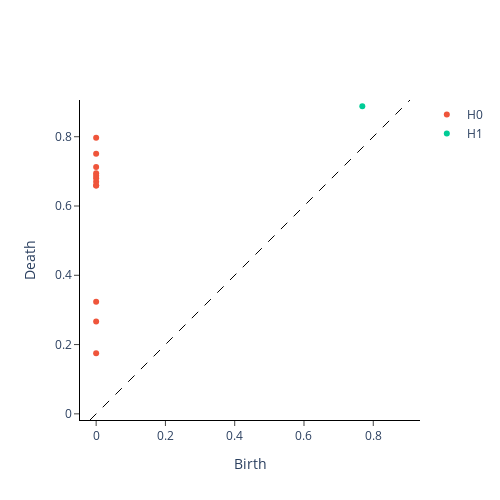

Notebook source saved alongside this figure:
### Code cell
cell_idxs = cell_properties.index[cell_properties[f'place_cell_flag_{session}']]
X = corr_dists[np.ix_(cell_idxs,cell_idxs)]
X_t = persistence.fit_transform_plot([X])[0]

### Figure 1 — Plotly figure (JSON) as saved in the notebook; plotly's stock layout.template omitted (floating-point values rounded to 4 significant figures)
{"data": [{"hoverinfo": "none", "line": {"color": "black", "dash": "dash", "width": 1}, "mode": "lines", "showlegend": false, "type": "scatter", "x": [-0.01777, 0.906], "y": [-0.01777, 0.906]}, {"hoverinfo": "text", "hovertext": ["(2.220446049250313e-16, 0.17458467185497284)", "(0.0, 0.26685580611228943)", "(0.0, 0.3235025107860565)", "(2.220446049250313e-16, 0.6592206954956055)", "(0.0, 0.6593079566955566)", "(0.0, 0.6703078150749207)", "(0.0, 0.6798263192176819)", "(2.220446049250313e-16, 0.6876394748687744)", "(0.0, 0.6944562792778015)", "(0.0, 0.7123986482620239)", "(0.0, 0.7511796951293945)", "(0.0, 0.7969849705696106)"], "mode": "markers", "name": "H0", "type": "scatter", "x": [2.22e-16, 0, 0, 2.22e-16, 0, 0, 0, 2.22e-16, 0, 0, 0, 0], "y": [0.1746, 0.2669, 0.3235, 0.6592, 0.6593, 0.6703, 0.6798, 0.6876, 0.6945, 0.7124, 0.7512, 0.797]}, {"hoverinfo": "text", "hovertext": ["(0.7683867812156677, 0.888282299041748)"], "mode": "markers", "name": "H1", "type": "scatter", "x": [0.7684], "y": [0.8883]}], "layout": {"height": 500, "plot_bgcolor": "white", "width": 500, "xaxis": {"autorange": false, "exponentformat": "e", "linecolor": "black", "linewidth": 1, "mirror": false, "range": [-0.01777, 0.906], "showexponent": "all", "showline": true, "side": "bottom", "ticks": "outside", "title": {"text": "Birth"}, "type": "linear", "zeroline": true}, "yaxis": {"autorange": false, "exponentformat": "e", "linecolor": "black", "linewidth": 1, "mirror": false, "range": [-0.01777, 0.906], "scaleanchor": "x", "scaleratio": 1, "showexponent": "all", "showline": true, "side": "left", "ticks": "outside", "title": {"text": "Death"}, "type": "linear", "zeroline": true}}}
